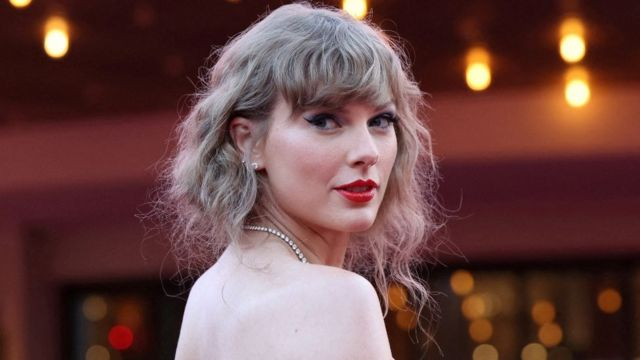
#> input picture taylor.jpg, 640 x 360 px
$ python facedetection.py
#> lines starting #> are read from the running program, lines starting #| are printed output that depends on the picture
# -*- coding: utf-8 -*-
"""
Created on Tue Feb  6 16:10:30 2024

@author: daphn
"""

import cv2
import matplotlib.pyplot as plt

test_img=plt.imread("taylor.jpg")
#> test_img is the input picture: shape (360, 640, 3); mean R, G, B 106.4, 69.5, 67.5
test_img2=plt.imread("lana.jpg")
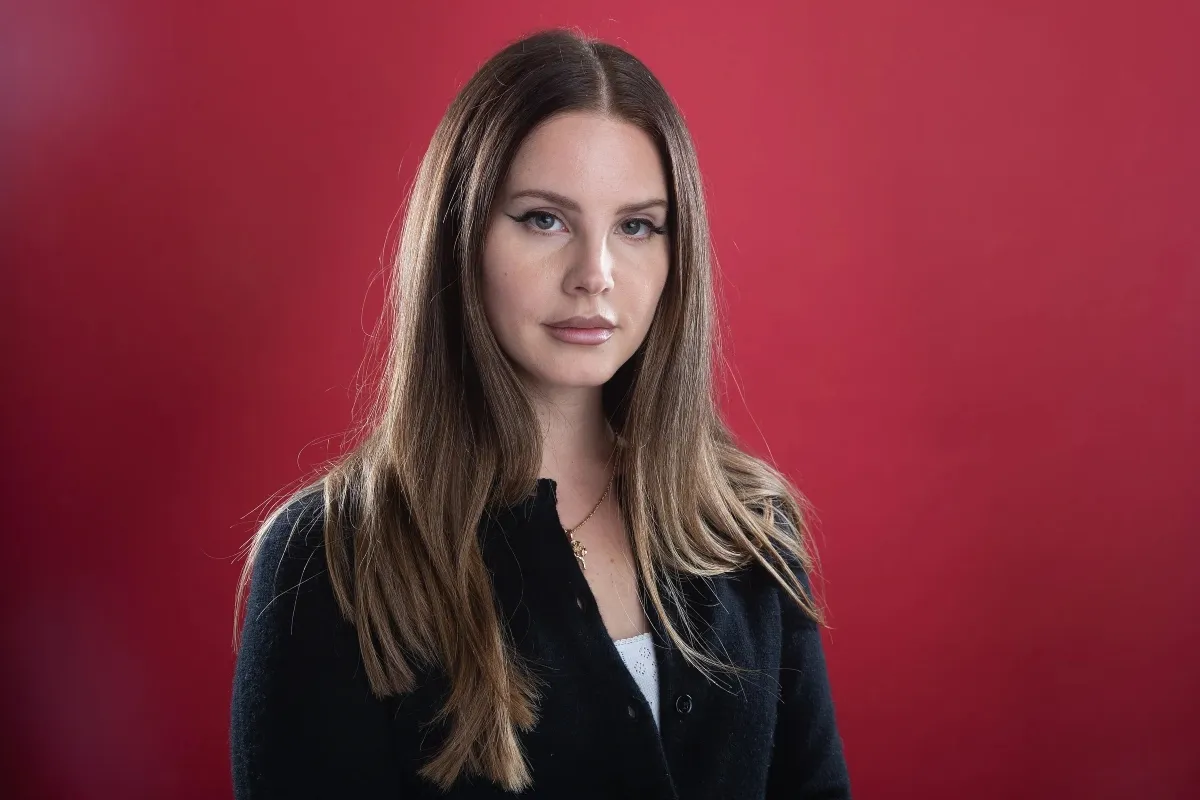
#> input picture lana.jpg, 1200 x 800 px
#> test_img2 is the input picture: shape (800, 1200, 3); mean R, G, B 121.3, 46, 57.1

face_cascade=cv2.CascadeClassifier("frontalface.xml")

test_img=cv2.cvtColor(test_img,cv2.COLOR_RGB2BGR)
test_img2=cv2.cvtColor(test_img2,cv2.COLOR_RGB2BGR)

#plt.figure(figsize=(12,8))
#plt.imshow(test_img)
#plt.show()

gray_test_img=cv2.cvtColor(test_img,cv2.COLOR_BGR2GRAY)
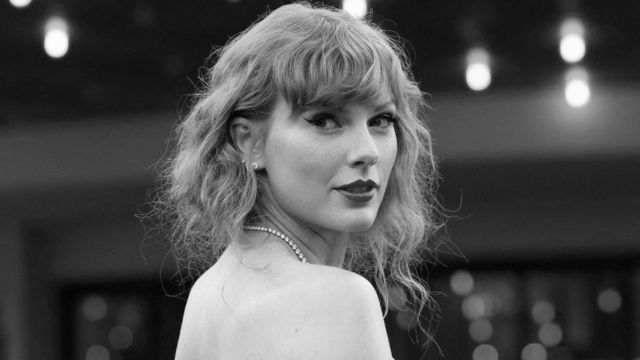
#> gray_test_img: shape (360, 640); min 2, max 254, mean 80.3
gray_test_img2=cv2.cvtColor(test_img2,cv2.COLOR_BGR2GRAY)
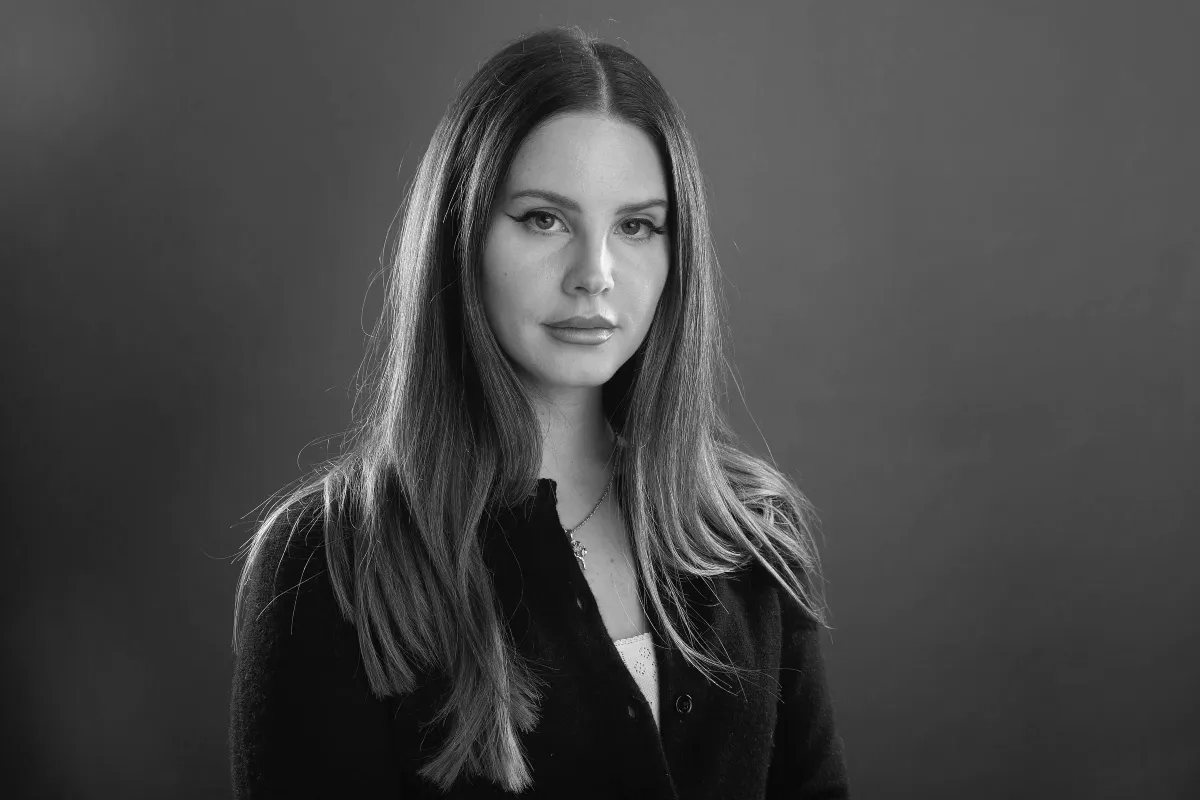
#> gray_test_img2: shape (800, 1200); min 0, max 253, mean 69.7


faces_test_img_1 = face_cascade.detectMultiScale(test_img, 1.1, 3) # x,y,w,h
#> faces_test_img_1 = [[261, 56, 176, 176]]
faces_test_img_2 = face_cascade.detectMultiScale(test_img2, 1.3, 3) # x,y,w,h
#> faces_test_img_2 = [[468, 130, 241, 241]]

for (x,y,w,h) in faces_test_img_1:
    cv2.rectangle(test_img, (x,y), (x+w,y+h), (255,148,50), 3)
#> this loop made 1 pass
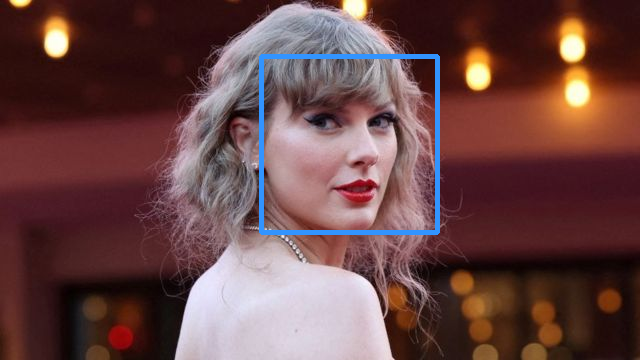
#> test_img: shape (360, 640, 3); mean B, G, R 70.2, 70.5, 105.5


for (x1,y1,w1,h1) in faces_test_img_2:
    cv2.rectangle(test_img2, (x1,y1), (x1+w1,y1+h1), (255,148,50), 3)
#> this loop made 1 pass
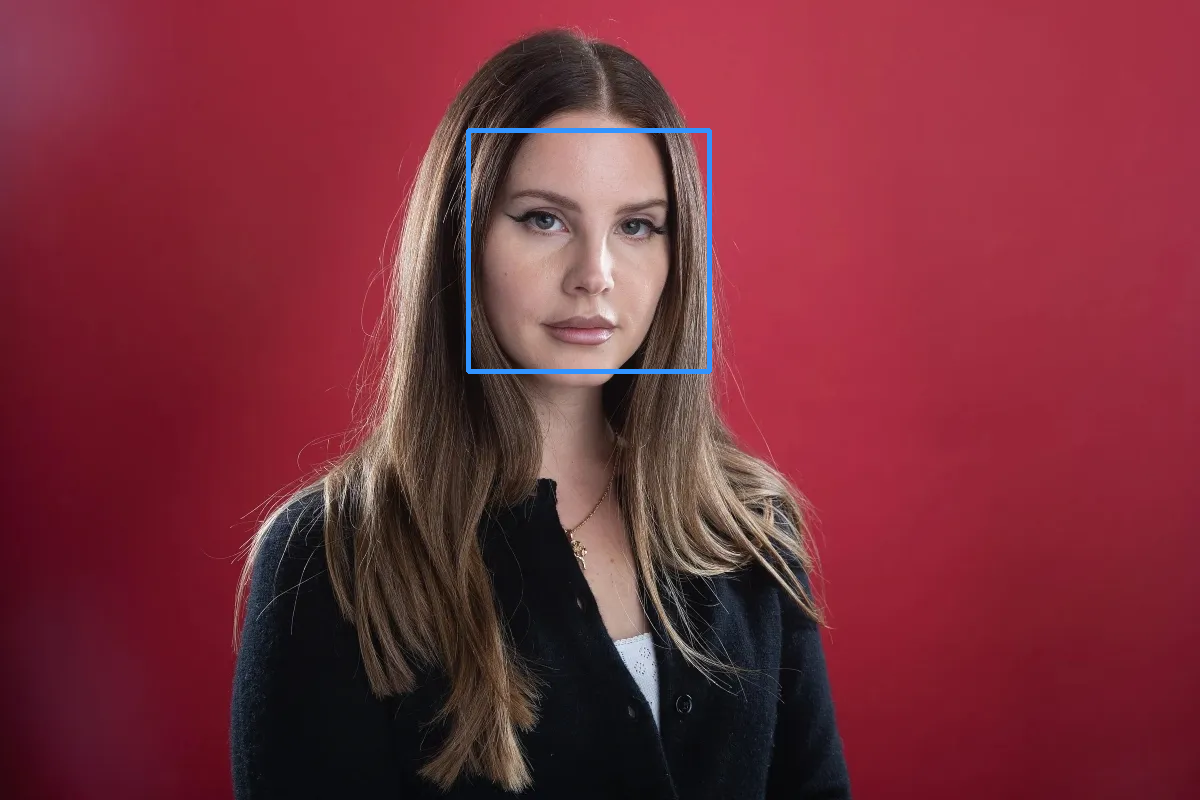
#> test_img2: shape (800, 1200, 3); mean B, G, R 57.9, 46.3, 121

cv2.imshow("taylor swift",test_img)
cv2.imshow("lana del rey",test_img2)
cv2.waitKey()
